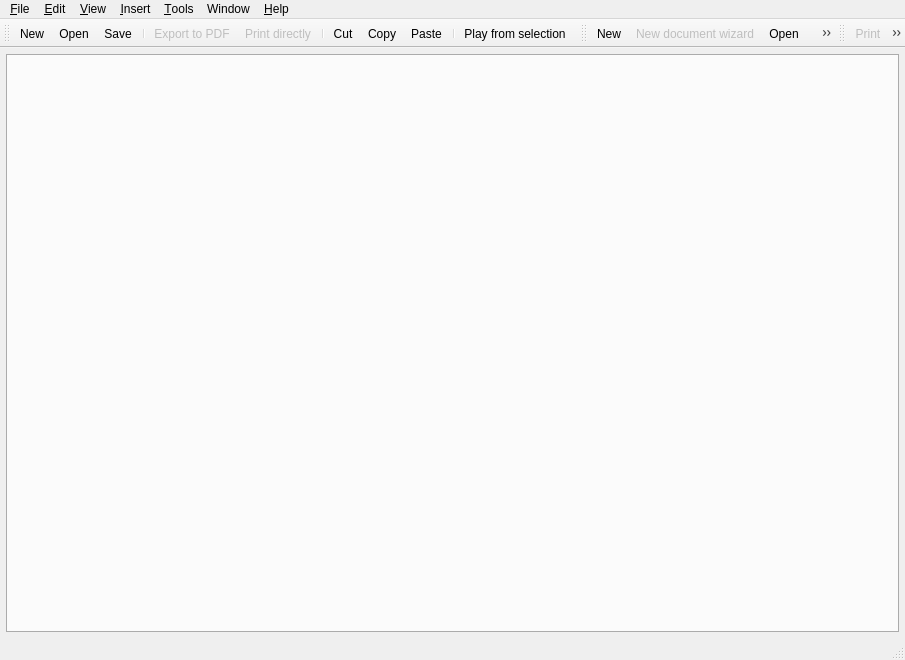
<ui version="4.0" >
 <author>Reinhard Katzmann, Matevž Jekovec</author>
 <class>uiMainWindow</class>
 <widget class="QMainWindow" name="uiMainWindow" >
  <property name="geometry" >
   <rect>
    <x>0</x>
    <y>0</y>
    <width>905</width>
    <height>660</height>
   </rect>
  </property>
  <property name="windowTitle" >
   <string>Canorus - Score editor</string>
  </property>
  <property name="windowIcon" >
   <iconset>images/clogosm.png</iconset>
  </property>
  <property name="statusTip" >
   <string/>
  </property>
  <widget class="QWidget" name="uiCentralWidget" >
   <layout class="QGridLayout" >
    <property name="leftMargin" >
     <number>6</number>
    </property>
    <property name="topMargin" >
     <number>6</number>
    </property>
    <property name="rightMargin" >
     <number>6</number>
    </property>
    <property name="bottomMargin" >
     <number>6</number>
    </property>
    <property name="horizontalSpacing" >
     <number>4</number>
    </property>
    <property name="verticalSpacing" >
     <number>4</number>
    </property>
    <item row="0" column="0" >
     <widget class="QTabWidget" name="uiTabWidget" >
      <property name="sizePolicy" >
       <sizepolicy vsizetype="Expanding" hsizetype="Expanding" >
        <horstretch>0</horstretch>
        <verstretch>0</verstretch>
       </sizepolicy>
      </property>
      <property name="autoFillBackground" >
       <bool>false</bool>
      </property>
      <property name="tabPosition" >
       <enum>QTabWidget::South</enum>
      </property>
     </widget>
    </item>
   </layout>
  </widget>
  <widget class="QMenuBar" name="uiMenuBar" >
   <property name="geometry" >
    <rect>
     <x>0</x>
     <y>0</y>
     <width>905</width>
     <height>36</height>
    </rect>
   </property>
   <widget class="QMenu" name="uiMenuEdit" >
    <property name="title" >
     <string>&amp;Edit</string>
    </property>
    <addaction name="separator" />
    <addaction name="uiCut" />
    <addaction name="uiCopy" />
    <addaction name="uiPaste" />
    <addaction name="separator" />
    <addaction name="uiSelectAll" />
    <addaction name="uiInvertSelection" />
    <addaction name="separator" />
    <addaction name="uiDocumentProperties" />
   </widget>
   <widget class="QMenu" name="uiMenuTools" >
    <property name="title" >
     <string>&amp;Tools</string>
    </property>
    <addaction name="uiGotoBar" />
    <addaction name="uiTranspose" />
    <addaction name="uiNoteCount" />
    <addaction name="separator" />
    <addaction name="uiSettings" />
   </widget>
   <widget class="QMenu" name="uiMenuWindow" >
    <property name="title" >
     <string>Window</string>
    </property>
    <addaction name="uiNewViewport" />
    <addaction name="uiNewWindow" />
    <addaction name="separator" />
    <addaction name="uiSplitHorizontally" />
    <addaction name="uiSplitVertically" />
    <addaction name="uiCloseCurrentView" />
    <addaction name="uiUnsplitAll" />
   </widget>
   <widget class="QMenu" name="uiMenuHelp" >
    <property name="title" >
     <string>&amp;Help</string>
    </property>
    <addaction name="uiUsersGuide" />
    <addaction name="uiWhatsThis" />
    <addaction name="uiTipOfTheDay" />
    <addaction name="separator" />
    <addaction name="uiAboutCanorus" />
    <addaction name="uiAboutQt" />
   </widget>
   <widget class="QMenu" name="uiMenuFile" >
    <property name="title" >
     <string>&amp;File</string>
    </property>
    <addaction name="uiNewDocument" />
    <addaction name="uiNewDocumentWizard" />
    <addaction name="uiOpenDocument" />
    <addaction name="uiSaveDocument" />
    <addaction name="uiSaveDocumentAs" />
    <addaction name="uiCloseDocument" />
    <addaction name="separator" />
    <addaction name="uiImportDocument" />
    <addaction name="uiExportDocument" />
    <addaction name="separator" />
    <addaction name="uiPrintPreview" />
    <addaction name="uiPrint" />
    <addaction name="separator" />
    <addaction name="uiQuit" />
   </widget>
   <widget class="QMenu" name="uiMenuView" >
    <property name="title" >
     <string>&amp;View</string>
    </property>
    <widget class="QMenu" name="uiMenuZoom" >
     <property name="title" >
      <string>Zoom</string>
     </property>
     <addaction name="uiZoomToWidth" />
     <addaction name="uiZoomToHeight" />
     <addaction name="uiZoomToFit" />
     <addaction name="uiZoomToSelection" />
     <addaction name="separator" />
     <addaction name="uiCustomZoom" />
    </widget>
    <widget class="QMenu" name="uiMenuSourceView" >
     <property name="title" >
      <string>Source view</string>
     </property>
     <addaction name="uiLilyPondSource" />
     <addaction name="uiCanorusMLSource" />
    </widget>
    <addaction name="separator" />
    <addaction name="uiMenuZoom" />
    <addaction name="uiAnimatedScroll" />
    <addaction name="uiLockScrollPlayback" />
    <addaction name="separator" />
    <addaction name="uiScoreView" />
    <addaction name="uiMenuSourceView" />
    <addaction name="separator" />
    <addaction name="uiShowStatusBar" />
    <addaction name="uiFullscreen" />
   </widget>
   <widget class="QMenu" name="uiMenuInsert" >
    <property name="title" >
     <string>&amp;Insert</string>
    </property>
    <addaction name="uiNewSheet" />
    <addaction name="uiNewContext" />
    <addaction name="uiNewVoice" />
    <addaction name="separator" />
    <addaction name="uiInsertPlayable" />
    <addaction name="uiInsertClef" />
    <addaction name="uiInsertKeySig" />
    <addaction name="uiInsertTimeSig" />
    <addaction name="uiInsertBarline" />
    <addaction name="uiInsertSyllable" />
    <addaction name="uiInsertFM" />
   </widget>
   <addaction name="uiMenuFile" />
   <addaction name="uiMenuEdit" />
   <addaction name="uiMenuView" />
   <addaction name="uiMenuInsert" />
   <addaction name="uiMenuTools" />
   <addaction name="uiMenuWindow" />
   <addaction name="uiMenuHelp" />
  </widget>
  <widget class="QStatusBar" name="uiStatusBarWidget" />
  <widget class="QToolBar" name="uiStandardToolBar" >
   <property name="windowTitle" >
    <string>Standard ToolBar</string>
   </property>
   <property name="orientation" >
    <enum>Qt::Horizontal</enum>
   </property>
   <attribute name="toolBarArea" >
    <enum>TopToolBarArea</enum>
   </attribute>
   <attribute name="toolBarBreak" >
    <bool>false</bool>
   </attribute>
   <addaction name="uiNewDocument" />
   <addaction name="uiOpenDocument" />
   <addaction name="uiSaveDocument" />
   <addaction name="separator" />
   <addaction name="uiExportToPdf" />
   <addaction name="uiPrintDirectly" />
   <addaction name="separator" />
   <addaction name="uiCut" />
   <addaction name="uiCopy" />
   <addaction name="uiPaste" />
   <addaction name="separator" />
   <addaction name="uiPlayFromSelection" />
  </widget>
  <widget class="QToolBar" name="uiFileToolBar" >
   <property name="windowTitle" >
    <string>File ToolBar</string>
   </property>
   <property name="orientation" >
    <enum>Qt::Horizontal</enum>
   </property>
   <attribute name="toolBarArea" >
    <enum>TopToolBarArea</enum>
   </attribute>
   <attribute name="toolBarBreak" >
    <bool>false</bool>
   </attribute>
   <addaction name="uiNewDocument" />
   <addaction name="uiNewDocumentWizard" />
   <addaction name="uiOpenDocument" />
   <addaction name="uiSaveDocument" />
   <addaction name="uiSaveDocumentAs" />
   <addaction name="uiImportDocument" />
   <addaction name="uiExportDocument" />
   <addaction name="uiCloseDocument" />
  </widget>
  <widget class="QToolBar" name="uiPrintToolBar" >
   <property name="enabled" >
    <bool>true</bool>
   </property>
   <property name="windowTitle" >
    <string>Print ToolBar</string>
   </property>
   <property name="orientation" >
    <enum>Qt::Horizontal</enum>
   </property>
   <attribute name="toolBarArea" >
    <enum>TopToolBarArea</enum>
   </attribute>
   <attribute name="toolBarBreak" >
    <bool>false</bool>
   </attribute>
   <addaction name="uiPrint" />
   <addaction name="uiPrintDirectly" />
   <addaction name="uiPrintPreview" />
   <addaction name="uiExportToPdf" />
  </widget>
  <action name="uiQuit" >
   <property name="icon" >
    <iconset>images/exit.png</iconset>
   </property>
   <property name="text" >
    <string>&amp;Quit</string>
   </property>
   <property name="shortcut" >
    <string>Ctrl+Q</string>
   </property>
  </action>
  <action name="uiNewDocument" >
   <property name="icon" >
    <iconset>images/filenew.png</iconset>
   </property>
   <property name="text" >
    <string>&amp;New</string>
   </property>
   <property name="shortcut" >
    <string>Ctrl+N</string>
   </property>
  </action>
  <action name="uiOpenDocument" >
   <property name="icon" >
    <iconset>images/fileopen.png</iconset>
   </property>
   <property name="text" >
    <string>&amp;Open...</string>
   </property>
   <property name="shortcut" >
    <string>Ctrl+O</string>
   </property>
  </action>
  <action name="uiSaveDocument" >
   <property name="icon" >
    <iconset>images/filesave.png</iconset>
   </property>
   <property name="text" >
    <string>&amp;Save</string>
   </property>
   <property name="shortcut" >
    <string>Ctrl+S</string>
   </property>
  </action>
  <action name="uiSaveDocumentAs" >
   <property name="icon" >
    <iconset>images/filesaveas.png</iconset>
   </property>
   <property name="text" >
    <string>Save &amp;as...</string>
   </property>
  </action>
  <action name="uiCloseDocument" >
   <property name="icon" >
    <iconset>images/fileclose.svg</iconset>
   </property>
   <property name="text" >
    <string>&amp;Close</string>
   </property>
  </action>
  <action name="uiImportDocument" >
   <property name="enabled" >
    <bool>true</bool>
   </property>
   <property name="icon" >
    <iconset>images/filesave.png</iconset>
   </property>
   <property name="text" >
    <string>&amp;Import...</string>
   </property>
  </action>
  <action name="uiExportDocument" >
   <property name="icon" >
    <iconset>images/filesave.png</iconset>
   </property>
   <property name="text" >
    <string>&amp;Export...</string>
   </property>
   <property name="shortcut" >
    <string>Ctrl+E</string>
   </property>
  </action>
  <action name="uiPrintPreview" >
   <property name="enabled" >
    <bool>false</bool>
   </property>
   <property name="icon" >
    <iconset>images/fileprintpreview.png</iconset>
   </property>
   <property name="text" >
    <string>Print pre&amp;view...</string>
   </property>
   <property name="visible" >
    <bool>true</bool>
   </property>
  </action>
  <action name="uiPrint" >
   <property name="enabled" >
    <bool>false</bool>
   </property>
   <property name="icon" >
    <iconset>images/fileprint.png</iconset>
   </property>
   <property name="text" >
    <string>&amp;Print...</string>
   </property>
   <property name="shortcut" >
    <string>Ctrl+P</string>
   </property>
  </action>
  <action name="uiCopy" >
   <property name="icon" >
    <iconset>images/editcopy.png</iconset>
   </property>
   <property name="text" >
    <string>&amp;Copy</string>
   </property>
   <property name="shortcut" >
    <string>Ctrl+C</string>
   </property>
  </action>
  <action name="uiCut" >
   <property name="icon" >
    <iconset>images/editcut.png</iconset>
   </property>
   <property name="text" >
    <string>C&amp;ut</string>
   </property>
   <property name="shortcut" >
    <string>Ctrl+X</string>
   </property>
  </action>
  <action name="uiPaste" >
   <property name="icon" >
    <iconset>images/editpaste.png</iconset>
   </property>
   <property name="text" >
    <string>&amp;Paste</string>
   </property>
   <property name="shortcut" >
    <string>Ctrl+V</string>
   </property>
  </action>
  <action name="uiSelectAll" >
   <property name="enabled" >
    <bool>false</bool>
   </property>
   <property name="text" >
    <string>Select &amp;all</string>
   </property>
   <property name="shortcut" >
    <string>Ctrl+A</string>
   </property>
  </action>
  <action name="uiInvertSelection" >
   <property name="enabled" >
    <bool>false</bool>
   </property>
   <property name="text" >
    <string>Invert Selection</string>
   </property>
  </action>
  <action name="uiZoomToWidth" >
   <property name="text" >
    <string>Fit to width</string>
   </property>
  </action>
  <action name="uiGotoBar" >
   <property name="enabled" >
    <bool>false</bool>
   </property>
   <property name="text" >
    <string>Goto bar...</string>
   </property>
   <property name="shortcut" >
    <string>Ctrl+G</string>
   </property>
  </action>
  <action name="uiShowStatusBar" >
   <property name="checkable" >
    <bool>true</bool>
   </property>
   <property name="checked" >
    <bool>true</bool>
   </property>
   <property name="text" >
    <string>St&amp;atus bar</string>
   </property>
  </action>
  <action name="uiFullscreen" >
   <property name="checkable" >
    <bool>true</bool>
   </property>
   <property name="icon" >
    <iconset>images/fullscreen.png</iconset>
   </property>
   <property name="text" >
    <string>&amp;Fullscreen</string>
   </property>
  </action>
  <action name="uiInsertTimeSig" >
   <property name="checkable" >
    <bool>true</bool>
   </property>
   <property name="icon" >
    <iconset>images/tsc.svg</iconset>
   </property>
   <property name="text" >
    <string>&amp;Time signature...</string>
   </property>
  </action>
  <action name="uiInsertKeySig" >
   <property name="checkable" >
    <bool>true</bool>
   </property>
   <property name="icon" >
    <iconset>images/keysig.svg</iconset>
   </property>
   <property name="text" >
    <string>&amp;Key signature...</string>
   </property>
  </action>
  <action name="uiInsertBarline" >
   <property name="checkable" >
    <bool>true</bool>
   </property>
   <property name="icon" >
    <iconset>images/barlinesingle.svg</iconset>
   </property>
   <property name="text" >
    <string>Barline...</string>
   </property>
  </action>
  <action name="uiNoteCount" >
   <property name="enabled" >
    <bool>false</bool>
   </property>
   <property name="text" >
    <string>Note &amp;count...</string>
   </property>
  </action>
  <action name="uiSettings" >
   <property name="icon" >
    <iconset>images/settings.svg</iconset>
   </property>
   <property name="text" >
    <string>&amp;Settings...</string>
   </property>
  </action>
  <action name="uiUsersGuide" >
   <property name="enabled" >
    <bool>false</bool>
   </property>
   <property name="text" >
    <string>User's guide...</string>
   </property>
  </action>
  <action name="uiWhatsThis" >
   <property name="enabled" >
    <bool>false</bool>
   </property>
   <property name="text" >
    <string>What's &amp;this</string>
   </property>
  </action>
  <action name="uiTipOfTheDay" >
   <property name="checkable" >
    <bool>false</bool>
   </property>
   <property name="enabled" >
    <bool>false</bool>
   </property>
   <property name="text" >
    <string>Tip of the &amp;day</string>
   </property>
  </action>
  <action name="uiAboutCanorus" >
   <property name="icon" >
    <iconset>images/clogosm.png</iconset>
   </property>
   <property name="text" >
    <string>About &amp;Canorus...</string>
   </property>
  </action>
  <action name="uiAboutQt" >
   <property name="icon" >
    <iconset>images/qtlogo.png</iconset>
   </property>
   <property name="text" >
    <string>About &amp;Qt...</string>
   </property>
  </action>
  <action name="uiSplitHorizontally" >
   <property name="text" >
    <string>Split view horizontally</string>
   </property>
  </action>
  <action name="uiSplitVertically" >
   <property name="text" >
    <string>Split view vertically</string>
   </property>
  </action>
  <action name="uiCloseCurrentView" >
   <property name="enabled" >
    <bool>false</bool>
   </property>
   <property name="text" >
    <string>Close current view</string>
   </property>
  </action>
  <action name="uiUnsplitAll" >
   <property name="enabled" >
    <bool>false</bool>
   </property>
   <property name="text" >
    <string>Unsplit All</string>
   </property>
  </action>
  <action name="uiNewViewport" >
   <property name="text" >
    <string>New view</string>
   </property>
  </action>
  <action name="uiNewSheet" >
   <property name="icon" >
    <iconset>images/sheetnew.svg</iconset>
   </property>
   <property name="text" >
    <string>New sheet</string>
   </property>
  </action>
  <action name="uiNewContext" >
   <property name="checkable" >
    <bool>true</bool>
   </property>
   <property name="icon" >
    <iconset>images/staffnew.svg</iconset>
   </property>
   <property name="text" >
    <string>New context...</string>
   </property>
  </action>
  <action name="uiPlayFromSelection" >
   <property name="checkable" >
    <bool>true</bool>
   </property>
   <property name="icon" >
    <iconset>images/player_play.png</iconset>
   </property>
   <property name="text" >
    <string>Play from selection</string>
   </property>
  </action>
  <action name="uiAnimatedScroll" >
   <property name="checkable" >
    <bool>true</bool>
   </property>
   <property name="checked" >
    <bool>true</bool>
   </property>
   <property name="text" >
    <string>Animated scroll</string>
   </property>
  </action>
  <action name="uiLockScrollPlayback" >
   <property name="checkable" >
    <bool>true</bool>
   </property>
   <property name="text" >
    <string>Lock scroll while playback</string>
   </property>
  </action>
  <action name="uiZoomToHeight" >
   <property name="text" >
    <string>Fit to &amp;height</string>
   </property>
  </action>
  <action name="uiZoomToFit" >
   <property name="text" >
    <string>Best &amp;fit</string>
   </property>
  </action>
  <action name="uiZoomToSelection" >
   <property name="text" >
    <string>Fit to selection</string>
   </property>
  </action>
  <action name="uiNewWindow" >
   <property name="text" >
    <string>New window</string>
   </property>
  </action>
  <action name="uiCustomZoom" >
   <property name="text" >
    <string>Custom...</string>
   </property>
  </action>
  <action name="uiScoreView" >
   <property name="text" >
    <string>Score view</string>
   </property>
  </action>
  <action name="uiLilyPondSource" >
   <property name="icon" >
    <iconset>images/lilypondsource.svg</iconset>
   </property>
   <property name="text" >
    <string>LilyPond source</string>
   </property>
  </action>
  <action name="uiCanorusMLSource" >
   <property name="icon" >
    <iconset>images/canorusmlsource.svg</iconset>
   </property>
   <property name="text" >
    <string>CanorusML source</string>
   </property>
  </action>
  <action name="uiNewVoice" >
   <property name="icon" >
    <iconset>images/voicenew.svg</iconset>
   </property>
   <property name="text" >
    <string>New voice</string>
   </property>
  </action>
  <action name="uiDocumentProperties" >
   <property name="text" >
    <string>Document properties...</string>
   </property>
  </action>
  <action name="uiPrintDirectly" >
   <property name="enabled" >
    <bool>false</bool>
   </property>
   <property name="icon" >
    <iconset>images/filequickprint.png</iconset>
   </property>
   <property name="text" >
    <string>Print directly</string>
   </property>
   <property name="visible" >
    <bool>true</bool>
   </property>
  </action>
  <action name="uiExportToPdf" >
   <property name="enabled" >
    <bool>false</bool>
   </property>
   <property name="icon" >
    <iconset>images/pdf.png</iconset>
   </property>
   <property name="text" >
    <string>Export to PDF</string>
   </property>
   <property name="visible" >
    <bool>true</bool>
   </property>
  </action>
  <action name="uiNewDocumentWizard" >
   <property name="enabled" >
    <bool>false</bool>
   </property>
   <property name="icon" >
    <iconset>images/filenewwizard.png</iconset>
   </property>
   <property name="text" >
    <string>New document &amp;wizard...</string>
   </property>
  </action>
  <action name="uiInsertPlayable" >
   <property name="checkable" >
    <bool>true</bool>
   </property>
   <property name="icon" >
    <iconset>images/insertplayable.svg</iconset>
   </property>
   <property name="text" >
    <string>Playable...</string>
   </property>
  </action>
  <action name="uiInsertFM" >
   <property name="checkable" >
    <bool>true</bool>
   </property>
   <property name="enabled" >
    <bool>true</bool>
   </property>
   <property name="icon" >
    <iconset>images/insertfm.svg</iconset>
   </property>
   <property name="text" >
    <string>Function marking...</string>
   </property>
  </action>
  <action name="uiInsertClef" >
   <property name="checkable" >
    <bool>true</bool>
   </property>
   <property name="icon" >
    <iconset>images/clefbass.svg</iconset>
   </property>
   <property name="text" >
    <string>Clef...</string>
   </property>
  </action>
  <action name="uiSelectMode" >
   <property name="checkable" >
    <bool>true</bool>
   </property>
   <property name="checked" >
    <bool>true</bool>
   </property>
   <property name="icon" >
    <iconset>images/arrow.svg</iconset>
   </property>
   <property name="text" >
    <string>Select mode</string>
   </property>
  </action>
  <action name="uiRemoveVoice" >
   <property name="icon" >
    <iconset>images/voiceremove.svg</iconset>
   </property>
   <property name="text" >
    <string>Remove Voice</string>
   </property>
  </action>
  <action name="uiVoiceProperties" >
   <property name="icon" >
    <iconset>images/voiceproperties.svg</iconset>
   </property>
   <property name="text" >
    <string>Voice Properties</string>
   </property>
  </action>
  <action name="uiAccsVisible" >
   <property name="checkable" >
    <bool>true</bool>
   </property>
   <property name="icon" >
    <iconset>images/accsvisible.svg</iconset>
   </property>
   <property name="text" >
    <string>Accidentals Visible</string>
   </property>
  </action>
  <action name="uiHiddenRest" >
   <property name="checkable" >
    <bool>true</bool>
   </property>
   <property name="icon" >
    <iconset>images/hiddenrest.svg</iconset>
   </property>
   <property name="text" >
    <string>Hidden Rest</string>
   </property>
  </action>
  <action name="uiRemoveContext" >
   <property name="icon" >
    <iconset>images/contextremove.svg</iconset>
   </property>
   <property name="text" >
    <string>Remove Context</string>
   </property>
  </action>
  <action name="uiContextProperties" >
   <property name="icon" >
    <iconset>images/contextproperties.svg</iconset>
   </property>
   <property name="text" >
    <string>Context Properties</string>
   </property>
  </action>
  <action name="uiRemoveSheet" >
   <property name="icon" >
    <iconset>images/sheetremove.svg</iconset>
   </property>
   <property name="text" >
    <string>Remove Sheet</string>
   </property>
  </action>
  <action name="uiSheetProperties" >
   <property name="icon" >
    <iconset>images/sheetproperties.svg</iconset>
   </property>
   <property name="text" >
    <string>Sheet Properties</string>
   </property>
  </action>
  <action name="uiTranspose" >
   <property name="enabled" >
    <bool>false</bool>
   </property>
   <property name="text" >
    <string>&amp;Transpose...</string>
   </property>
  </action>
  <action name="uiFMEllipse" >
   <property name="checkable" >
    <bool>true</bool>
   </property>
   <property name="icon" >
    <iconset>images/fme.svg</iconset>
   </property>
   <property name="text" >
    <string>Ellipse</string>
   </property>
  </action>
  <action name="uiInsertSyllable" >
   <property name="checkable" >
    <bool>true</bool>
   </property>
   <property name="icon" >
    <iconset>images/syllable.svg</iconset>
   </property>
   <property name="text" >
    <string>Insert syllable</string>
   </property>
  </action>
  <action name="uiEditMode" >
   <property name="checkable" >
    <bool>true</bool>
   </property>
   <property name="icon" >
    <iconset>images/editmode.svg</iconset>
   </property>
   <property name="text" >
    <string>Edit mode</string>
   </property>
  </action>
 </widget>
 <resources/>
 <connections>
  <connection>
   <sender>uiQuit</sender>
   <signal>triggered()</signal>
   <receiver>uiMainWindow</receiver>
   <slot>close()</slot>
   <hints>
    <hint type="sourcelabel" >
     <x>-1</x>
     <y>-1</y>
    </hint>
    <hint type="destinationlabel" >
     <x>402</x>
     <y>301</y>
    </hint>
   </hints>
  </connection>
 </connections>
</ui>
